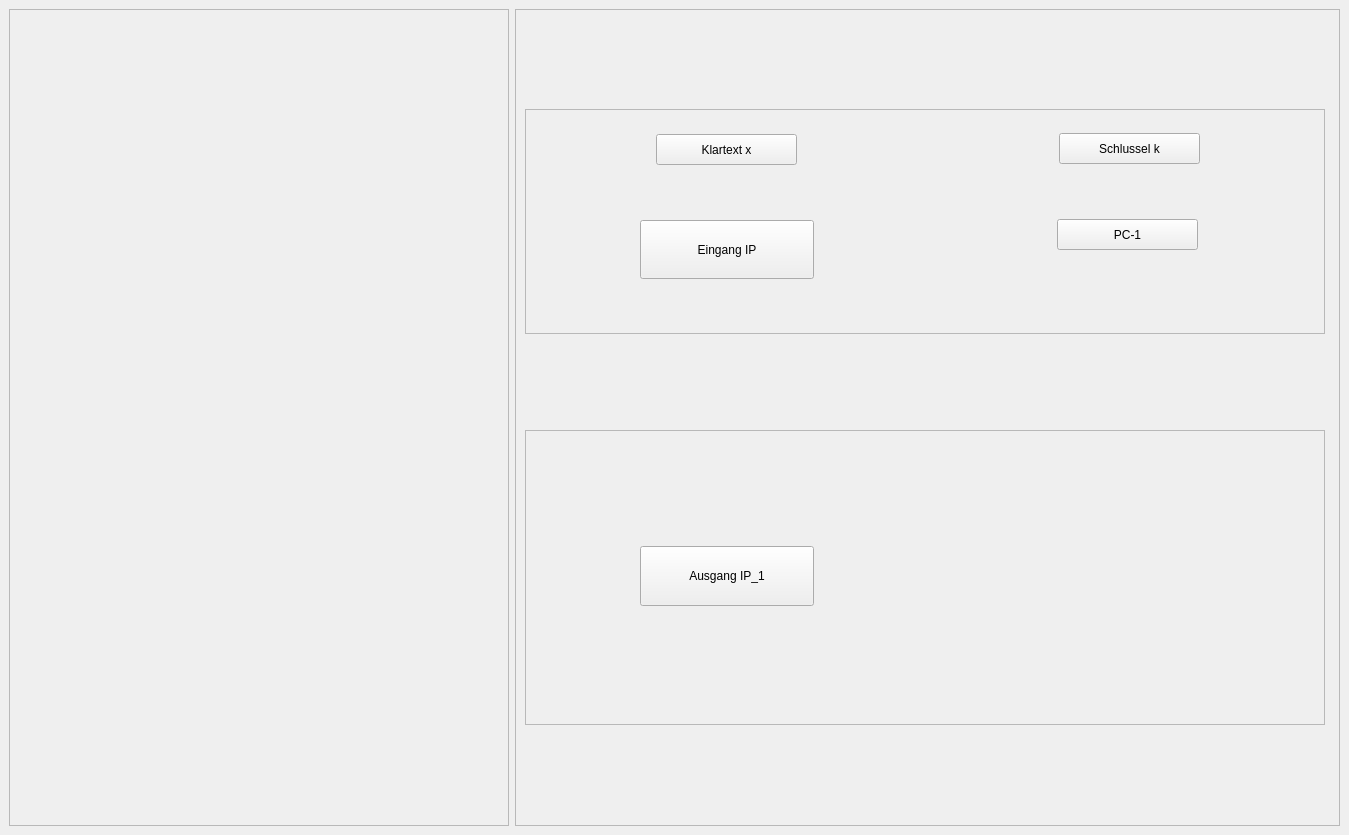
<?xml version="1.0" encoding="UTF-8"?>
<ui version="4.0">
 <class>MainWindow</class>
 <widget class="QMainWindow" name="MainWindow">
  <property name="geometry">
   <rect>
    <x>0</x>
    <y>0</y>
    <width>1349</width>
    <height>835</height>
   </rect>
  </property>
  <property name="sizePolicy">
   <sizepolicy hsizetype="Fixed" vsizetype="Preferred">
    <horstretch>0</horstretch>
    <verstretch>0</verstretch>
   </sizepolicy>
  </property>
  <property name="minimumSize">
   <size>
    <width>0</width>
    <height>0</height>
   </size>
  </property>
  <property name="maximumSize">
   <size>
    <width>16777215</width>
    <height>16777215</height>
   </size>
  </property>
  <property name="windowTitle">
   <string>MainWindow</string>
  </property>
  <widget class="QWidget" name="centralwidget">
   <property name="minimumSize">
    <size>
     <width>850</width>
     <height>835</height>
    </size>
   </property>
   <property name="maximumSize">
    <size>
     <width>16777215</width>
     <height>16777215</height>
    </size>
   </property>
   <layout class="QHBoxLayout" name="horizontalLayout">
    <item>
     <widget class="QScrollArea" name="scrollEingabe">
      <property name="minimumSize">
       <size>
        <width>500</width>
        <height>0</height>
       </size>
      </property>
      <property name="widgetResizable">
       <bool>true</bool>
      </property>
      <widget class="QWidget" name="scrollAreaWidgetContents_2">
       <property name="geometry">
        <rect>
         <x>0</x>
         <y>0</y>
         <width>498</width>
         <height>815</height>
        </rect>
       </property>
      </widget>
     </widget>
    </item>
    <item>
     <widget class="QScrollArea" name="scrollAusgabe">
      <property name="minimumSize">
       <size>
        <width>825</width>
        <height>0</height>
       </size>
      </property>
      <property name="widgetResizable">
       <bool>true</bool>
      </property>
      <widget class="QWidget" name="scrollAreaWidgetContents">
       <property name="geometry">
        <rect>
         <x>0</x>
         <y>0</y>
         <width>823</width>
         <height>815</height>
        </rect>
       </property>
       <layout class="QVBoxLayout" name="verticalLayout_2">
        <item>
         <widget class="QFrame" name="top">
          <property name="sizePolicy">
           <sizepolicy hsizetype="Fixed" vsizetype="Fixed">
            <horstretch>0</horstretch>
            <verstretch>0</verstretch>
           </sizepolicy>
          </property>
          <property name="minimumSize">
           <size>
            <width>800</width>
            <height>225</height>
           </size>
          </property>
          <property name="maximumSize">
           <size>
            <width>800</width>
            <height>225</height>
           </size>
          </property>
          <property name="styleSheet">
           <string notr="true">background-image: url(:/Bild/img/top.png);</string>
          </property>
          <property name="frameShape">
           <enum>QFrame::StyledPanel</enum>
          </property>
          <property name="frameShadow">
           <enum>QFrame::Raised</enum>
          </property>
          <widget class="QPushButton" name="eingang_ip_button">
           <property name="geometry">
            <rect>
             <x>115</x>
             <y>111</y>
             <width>174</width>
             <height>59</height>
            </rect>
           </property>
           <property name="palette">
            <palette>
             <active/>
             <inactive/>
             <disabled/>
            </palette>
           </property>
           <property name="contextMenuPolicy">
            <enum>Qt::DefaultContextMenu</enum>
           </property>
           <property name="autoFillBackground">
            <bool>false</bool>
           </property>
           <property name="styleSheet">
            <string notr="true">background-image: url(:/Bild/img/btnbg.png);</string>
           </property>
           <property name="text">
            <string>Eingang IP</string>
           </property>
          </widget>
          <widget class="QPushButton" name="klartext_button">
           <property name="geometry">
            <rect>
             <x>131</x>
             <y>25</y>
             <width>141</width>
             <height>31</height>
            </rect>
           </property>
           <property name="text">
            <string>Klartext x</string>
           </property>
          </widget>
          <widget class="QPushButton" name="schlussel_k_button">
           <property name="geometry">
            <rect>
             <x>534</x>
             <y>24</y>
             <width>141</width>
             <height>31</height>
            </rect>
           </property>
           <property name="text">
            <string>Schlussel k</string>
           </property>
          </widget>
          <widget class="QPushButton" name="pc_1_button">
           <property name="geometry">
            <rect>
             <x>532</x>
             <y>110</y>
             <width>141</width>
             <height>31</height>
            </rect>
           </property>
           <property name="text">
            <string>PC-1</string>
           </property>
          </widget>
         </widget>
        </item>
        <item>
         <widget class="QFrame" name="bottom">
          <property name="sizePolicy">
           <sizepolicy hsizetype="Fixed" vsizetype="Fixed">
            <horstretch>0</horstretch>
            <verstretch>0</verstretch>
           </sizepolicy>
          </property>
          <property name="minimumSize">
           <size>
            <width>800</width>
            <height>295</height>
           </size>
          </property>
          <property name="maximumSize">
           <size>
            <width>800</width>
            <height>295</height>
           </size>
          </property>
          <property name="styleSheet">
           <string notr="true">background-image: url(:/Bild/img/bottom.png);</string>
          </property>
          <property name="frameShape">
           <enum>QFrame::StyledPanel</enum>
          </property>
          <property name="frameShadow">
           <enum>QFrame::Raised</enum>
          </property>
          <widget class="QPushButton" name="ausgang_ip_1_button">
           <property name="geometry">
            <rect>
             <x>115</x>
             <y>116</y>
             <width>174</width>
             <height>60</height>
            </rect>
           </property>
           <property name="text">
            <string>Ausgang IP_1</string>
           </property>
          </widget>
         </widget>
        </item>
       </layout>
      </widget>
     </widget>
    </item>
   </layout>
  </widget>
 </widget>
 <resources>
  <include location="Bilder.qrc"/>
 </resources>
 <connections/>
</ui>
